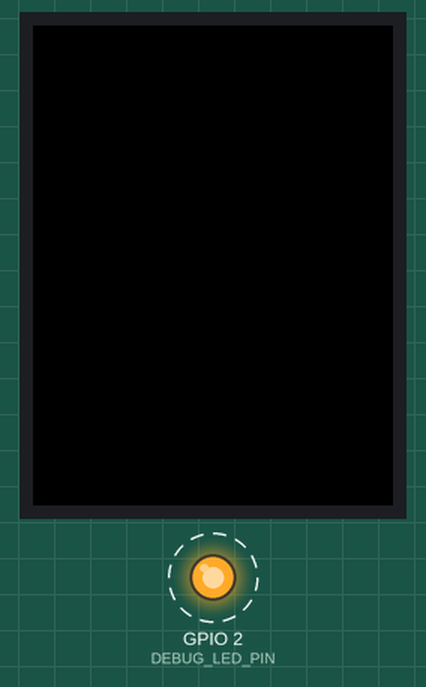
Recording of a sketch running on a simulated ESP32. Shown: 240×320 colour display, output pins drawn as LEDs (lit = HIGH). Dashed ring = blinking.

Above: at 0.7 s.
Timing chart, 0 to 4.8 s (numbered marks = the images above):
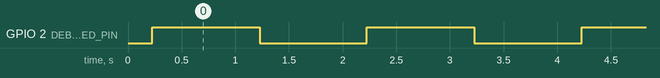

The sketch:

test_lcd.ino
```cpp
#include "general.hpp"
#include "lcd_helper.hpp"

void setup() {
  pinMode(DEBUG_LED_PIN, OUTPUT);
  Serial.begin(115200);


  lcd_init();

}

void loop() {
    digitalWrite(DEBUG_LED_PIN, HIGH);  //LED PIN SET HIGH
    delay(1000);            // 1 SEC DELAY
    digitalWrite(DEBUG_LED_PIN, LOW);   //LED PIN SET LOW
    delay(1000);
}
```

general.hpp
```cpp
#ifndef _GENERAL_H_
#define _GENERAL_H_

#define DEBUG_LED_PIN 2

#define SPI_CLK_PIN 18
#define SPI_MOSI_PIN 23
#define SPI_MISO_PIN 19

// #define SPI_SPEED 27000000


#endif
```

lcd_helper.cpp
```cpp
#include "lcd_helper.hpp"

TFT_eSPI lcd_handle = TFT_eSPI();

void lcd_init(void) {
    lcd_handle.init();

    lcd_handle.fillScreen(TFT_BLACK);
    lcd_handle.setTextColor(TFT_WHITE, TFT_BLACK, false);
}


// // custom part, blc pour l'instant
// int lcd_custom_init(void) {
//     pinMode(LCD_RESET_PIN, OUTPUT);
//     pinMode(LCD_SPI_CS_PIN, OUTPUT);
//     pinMode(LCD_DC_PIN, OUTPUT);

//     digitalWrite(LCD_RESET_PIN, HIGH);
//     digitalWrite(LCD_SPI_CS_PIN, HIGH);
//     digitalWrite(LCD_DC_PIN, HIGH);

//     lcd_send_command(0x0000); // send nop to have spi known state
//     digitalWrite(LCD_RESET_PIN, LOW); // hardware reset
//     delay(30);
//     digitalWrite(LCD_RESET_PIN, HIGH);
//     delay(150);

//     lcd_send_command(0x0011); // sleep out
//     delay(255);

//     lcd_send_command(0x0020); // invert mode of

//     lcd_send_command(0x003A); // Colour mode
//     lcd_send_data(0x05); // 16 bit mode
//     delay(10);

//     lcd_send_command(0x0036); // MADCTL
//     lcd_send_data(0xC0);

//     lcd_send_command(0x0013); // normal mode
//     delay(10);
//     lcd_send_command(0x0029); // enable screen
//     delay(100);

//     lcd_clear();


//     return 0; // TODO: return 1 if error on begin ?
// }


// // BASE FUNCTIONS
// void lcd_send_command(uint16_t command) {
//     digitalWrite(LCD_SPI_CS_PIN, LOW); // select lcd spi
//     digitalWrite(LCD_DC_PIN, LOW); // enable command mode
//     SPI.beginTransaction(SPISettings(SPI_SPEED, MSBFIRST, SPI_MODE0)); // lock spi lib

//     SPI.transfer16(command); // send command

//     SPI.endTransaction(); // unlock spi lib
//     digitalWrite(LCD_DC_PIN, HIGH); // disable command mode
//     digitalWrite(LCD_SPI_CS_PIN, HIGH); // unselect lcd spi

//     return;
// }

// void lcd_send_data(uint8_t data) {
//     digitalWrite(LCD_DC_PIN, HIGH); // ensure command mode is disabled
//     digitalWrite(LCD_SPI_CS_PIN, LOW); // select lcd spi
//     SPI.beginTransaction(SPISettings(SPI_SPEED, MSBFIRST, SPI_MODE0)); // lock spi lib

//     SPI.transfer(data); // send command

//     SPI.endTransaction(); // unlock spi lib
//     digitalWrite(LCD_SPI_CS_PIN, HIGH); // unselect lcd spi

//     return;
// }

// // DRAW FUNCTIONS
// void lcd_clear(void) {
//     lcd_draw_rect(0, 0, 128, 160, 0x0000);
// }

// void lcd_draw_rect(uint16_t start_x, uint16_t start_y, uint16_t width, uint16_t height, uint16_t colour) {
//     lcd_send_command(0x002a); // set column
//     lcd_send_data(0x00);
//     lcd_send_data(start_x); // c start
//     lcd_send_data(0x00);
//     lcd_send_data(start_x+width-1); // c end

//     lcd_send_command(0x002b); // set row
//     lcd_send_data(0x00);
//     lcd_send_data(start_y); // r start
//     lcd_send_data(0x00);
//     lcd_send_data(start_y+height-1); // r end

//     lcd_send_command(0x002c); // LCD ram write
//     for(uint32_t pc = 0; pc < width*height; pc++) {
//         lcd_send_data( (colour & 0xFF00) >> 8 );
//         lcd_send_data(colour & 0xFF);
//     }
// }
```

lcd_helper.hpp
```cpp
#ifndef _LCD_HELPER_H_
#define _LCD_HELPER_H_

#include "general.hpp"
#include <Arduino.h>

#include <SPI.h>

// WARNING: Think about modifying libraries "User_Setup.h"; See "working_User_Setup.h" for an example or copy/paste
#include <TFT_eSPI.h>

#define LCD_RESET_PIN   4
#define LCD_SPI_CS_PIN  17
#define LCD_DC_PIN      16


void lcd_init(void);


// int lcd_custom_init(void);

// void lcd_send_command(uint16_t command);
// // void lcd_send_data(uint16_t data);
// void lcd_send_data(uint8_t data);

// void lcd_clear(void);
// void lcd_draw_rect(uint16_t start_x, uint16_t start_y, uint16_t width, uint16_t height, uint16_t colour);


#endif
```

Measured:
- by itself, GPIO 2 (DEBUG_LED_PIN): alternates HIGH for 1.0 s and LOW for 1.0 s
